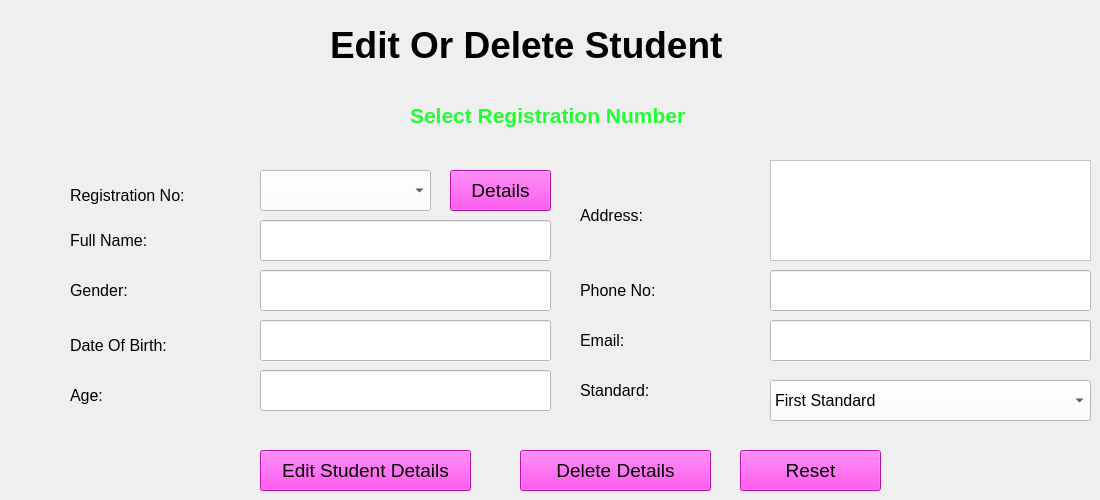
    <widget class="QWidget" name="tab_3">
     <attribute name="title">
      <string>Edit Student</string>
     </attribute>
     <widget class="QLabel" name="label_11">
      <property name="geometry">
       <rect>
        <x>330</x>
        <y>10</y>
        <width>551</width>
        <height>71</height>
       </rect>
      </property>
      <property name="text">
       <string>&lt;html&gt;&lt;head/&gt;&lt;body&gt;&lt;p&gt;&lt;span style=&quot; font-size:28pt; font-weight:600;&quot;&gt;Edit Or Delete Student&lt;/span&gt;&lt;/p&gt;&lt;/body&gt;&lt;/html&gt;</string>
      </property>
     </widget>
     <widget class="QLabel" name="l31">
      <property name="geometry">
       <rect>
        <x>410</x>
        <y>70</y>
        <width>431</width>
        <height>91</height>
       </rect>
      </property>
      <property name="font">
       <font>
        <pointsize>18</pointsize>
       </font>
      </property>
      <property name="styleSheet">
       <string notr="true">
color: rgb(30, 255, 49);</string>
      </property>
      <property name="text">
       <string>&lt;html&gt;&lt;head/&gt;&lt;body&gt;&lt;p&gt;&lt;span style=&quot; font-size:16pt; font-weight:600;&quot;&gt;Select Registration Number&lt;/span&gt;&lt;/p&gt;&lt;/body&gt;&lt;/html&gt;</string>
      </property>
     </widget>
     <widget class="QLabel" name="label_22">
      <property name="geometry">
       <rect>
        <x>70</x>
        <y>180</y>
        <width>181</width>
        <height>31</height>
       </rect>
      </property>
      <property name="text">
       <string>&lt;html&gt;&lt;head/&gt;&lt;body&gt;&lt;p&gt;&lt;span style=&quot; font-size:12pt;&quot;&gt;Registration No:&lt;/span&gt;&lt;/p&gt;&lt;/body&gt;&lt;/html&gt;</string>
      </property>
     </widget>
     <widget class="QLineEdit" name="txt32">
      <property name="geometry">
       <rect>
        <x>260</x>
        <y>220</y>
        <width>291</width>
        <height>41</height>
       </rect>
      </property>
      <property name="font">
       <font>
        <pointsize>12</pointsize>
       </font>
      </property>
      <property name="styleSheet">
       <string notr="true">background-color: rgb(255, 255, 255);</string>
      </property>
      <property name="echoMode">
       <enum>QLineEdit::Normal</enum>
      </property>
     </widget>
     <widget class="QLabel" name="label_23">
      <property name="geometry">
       <rect>
        <x>70</x>
        <y>230</y>
        <width>111</width>
        <height>21</height>
       </rect>
      </property>
      <property name="text">
       <string>&lt;html&gt;&lt;head/&gt;&lt;body&gt;&lt;p&gt;&lt;span style=&quot; font-size:12pt;&quot;&gt;Full Name:&lt;/span&gt;&lt;/p&gt;&lt;/body&gt;&lt;/html&gt;</string>
      </property>
     </widget>
     <widget class="QLabel" name="label_24">
      <property name="geometry">
       <rect>
        <x>70</x>
        <y>280</y>
        <width>81</width>
        <height>21</height>
       </rect>
      </property>
      <property name="text">
       <string>&lt;html&gt;&lt;head/&gt;&lt;body&gt;&lt;p&gt;&lt;span style=&quot; font-size:12pt;&quot;&gt;Gender:&lt;/span&gt;&lt;/p&gt;&lt;/body&gt;&lt;/html&gt;</string>
      </property>
     </widget>
     <widget class="QLabel" name="label_25">
      <property name="geometry">
       <rect>
        <x>70</x>
        <y>330</y>
        <width>141</width>
        <height>31</height>
       </rect>
      </property>
      <property name="text">
       <string>&lt;html&gt;&lt;head/&gt;&lt;body&gt;&lt;p&gt;&lt;span style=&quot; font-size:12pt;&quot;&gt;Date Of Birth:&lt;/span&gt;&lt;/p&gt;&lt;/body&gt;&lt;/html&gt;</string>
      </property>
     </widget>
     <widget class="QLineEdit" name="txt34">
      <property name="geometry">
       <rect>
        <x>260</x>
        <y>320</y>
        <width>291</width>
        <height>41</height>
       </rect>
      </property>
      <property name="font">
       <font>
        <pointsize>12</pointsize>
       </font>
      </property>
      <property name="styleSheet">
       <string notr="true">background-color: rgb(255, 255, 255);</string>
      </property>
      <property name="echoMode">
       <enum>QLineEdit::Normal</enum>
      </property>
     </widget>
     <widget class="QLabel" name="label_26">
      <property name="geometry">
       <rect>
        <x>70</x>
        <y>380</y>
        <width>141</width>
        <height>31</height>
       </rect>
      </property>
      <property name="text">
       <string>&lt;html&gt;&lt;head/&gt;&lt;body&gt;&lt;p&gt;&lt;span style=&quot; font-size:12pt;&quot;&gt;Age:&lt;/span&gt;&lt;/p&gt;&lt;/body&gt;&lt;/html&gt;</string>
      </property>
     </widget>
     <widget class="QLineEdit" name="txt35">
      <property name="geometry">
       <rect>
        <x>260</x>
        <y>370</y>
        <width>291</width>
        <height>41</height>
       </rect>
      </property>
      <property name="font">
       <font>
        <pointsize>12</pointsize>
       </font>
      </property>
      <property name="styleSheet">
       <string notr="true">background-color: rgb(255, 255, 255);</string>
      </property>
      <property name="echoMode">
       <enum>QLineEdit::Normal</enum>
      </property>
     </widget>
     <widget class="QLabel" name="label_27">
      <property name="geometry">
       <rect>
        <x>580</x>
        <y>200</y>
        <width>91</width>
        <height>31</height>
       </rect>
      </property>
      <property name="text">
       <string>&lt;html&gt;&lt;head/&gt;&lt;body&gt;&lt;p&gt;&lt;span style=&quot; font-size:12pt;&quot;&gt;Address:&lt;/span&gt;&lt;/p&gt;&lt;/body&gt;&lt;/html&gt;</string>
      </property>
     </widget>
     <widget class="QTextEdit" name="mtxt31">
      <property name="geometry">
       <rect>
        <x>770</x>
        <y>160</y>
        <width>321</width>
        <height>101</height>
       </rect>
      </property>
      <property name="font">
       <font>
        <pointsize>12</pointsize>
       </font>
      </property>
      <property name="styleSheet">
       <string notr="true">background-color:white;</string>
      </property>
     </widget>
     <widget class="QPushButton" name="b31">
      <property name="geometry">
       <rect>
        <x>450</x>
        <y>170</y>
        <width>101</width>
        <height>41</height>
       </rect>
      </property>
      <property name="font">
       <font>
        <pointsize>14</pointsize>
       </font>
      </property>
      <property name="styleSheet">
       <string notr="true">background-color: rgb(255, 24, 232);f</string>
      </property>
      <property name="text">
       <string>Details</string>
      </property>
     </widget>
     <widget class="QPushButton" name="b33">
      <property name="geometry">
       <rect>
        <x>520</x>
        <y>450</y>
        <width>191</width>
        <height>41</height>
       </rect>
      </property>
      <property name="font">
       <font>
        <pointsize>14</pointsize>
       </font>
      </property>
      <property name="styleSheet">
       <string notr="true">background-color: rgb(255, 24, 232);f</string>
      </property>
      <property name="text">
       <string>Delete Details</string>
      </property>
     </widget>
     <widget class="QLabel" name="label_51">
      <property name="geometry">
       <rect>
        <x>580</x>
        <y>380</y>
        <width>81</width>
        <height>21</height>
       </rect>
      </property>
      <property name="text">
       <string>&lt;html&gt;&lt;head/&gt;&lt;body&gt;&lt;p&gt;&lt;span style=&quot; font-size:12pt;&quot;&gt;Standard:&lt;/span&gt;&lt;/p&gt;&lt;/body&gt;&lt;/html&gt;</string>
      </property>
     </widget>
     <widget class="QLineEdit" name="txt37">
      <property name="geometry">
       <rect>
        <x>770</x>
        <y>320</y>
        <width>321</width>
        <height>41</height>
       </rect>
      </property>
      <property name="font">
       <font>
        <pointsize>12</pointsize>
       </font>
      </property>
      <property name="styleSheet">
       <string notr="true">background-color: rgb(255, 255, 255);</string>
      </property>
      <property name="echoMode">
       <enum>QLineEdit::Normal</enum>
      </property>
     </widget>
     <widget class="QLabel" name="label_30">
      <property name="geometry">
       <rect>
        <x>580</x>
        <y>330</y>
        <width>71</width>
        <height>21</height>
       </rect>
      </property>
      <property name="text">
       <string>&lt;html&gt;&lt;head/&gt;&lt;body&gt;&lt;p&gt;&lt;span style=&quot; font-size:12pt;&quot;&gt;Email:&lt;/span&gt;&lt;/p&gt;&lt;/body&gt;&lt;/html&gt;</string>
      </property>
     </widget>
     <widget class="QLineEdit" name="txt36">
      <property name="geometry">
       <rect>
        <x>770</x>
        <y>270</y>
        <width>321</width>
        <height>41</height>
       </rect>
      </property>
      <property name="font">
       <font>
        <pointsize>12</pointsize>
       </font>
      </property>
      <property name="styleSheet">
       <string notr="true">background-color: rgb(255, 255, 255);</string>
      </property>
      <property name="echoMode">
       <enum>QLineEdit::Normal</enum>
      </property>
     </widget>
     <widget class="QLabel" name="label_29">
      <property name="geometry">
       <rect>
        <x>580</x>
        <y>280</y>
        <width>111</width>
        <height>21</height>
       </rect>
      </property>
      <property name="text">
       <string>&lt;html&gt;&lt;head/&gt;&lt;body&gt;&lt;p&gt;&lt;span style=&quot; font-size:12pt;&quot;&gt;Phone No:&lt;/span&gt;&lt;/p&gt;&lt;/body&gt;&lt;/html&gt;</string>
      </property>
     </widget>
     <widget class="QLineEdit" name="txt33">
      <property name="geometry">
       <rect>
        <x>260</x>
        <y>270</y>
        <width>291</width>
        <height>41</height>
       </rect>
      </property>
      <property name="font">
       <font>
        <pointsize>12</pointsize>
       </font>
      </property>
      <property name="styleSheet">
       <string notr="true">background-color: rgb(255, 255, 255);</string>
      </property>
      <property name="echoMode">
       <enum>QLineEdit::Normal</enum>
      </property>
     </widget>
     <widget class="QComboBox" name="cmb32">
      <property name="geometry">
       <rect>
        <x>770</x>
        <y>380</y>
        <width>321</width>
        <height>41</height>
       </rect>
      </property>
      <property name="font">
       <font>
        <pointsize>12</pointsize>
       </font>
      </property>
      <property name="styleSheet">
       <string notr="true">background-color: rgb(255, 255, 255);</string>
      </property>
      <item>
       <property name="text">
        <string>First Standard</string>
       </property>
      </item>
      <item>
       <property name="text">
        <string>Second Standard</string>
       </property>
      </item>
      <item>
       <property name="text">
        <string>Third Standard</string>
       </property>
      </item>
      <item>
       <property name="text">
        <string>Fourth Standard</string>
       </property>
      </item>
      <item>
       <property name="text">
        <string>Fifth Standard</string>
       </property>
      </item>
      <item>
       <property name="text">
        <string>Sixth Standard</string>
       </property>
      </item>
      <item>
       <property name="text">
        <string>Seventh Standard</string>
       </property>
      </item>
      <item>
       <property name="text">
        <string>Eighth Standard</string>
       </property>
      </item>
      <item>
       <property name="text">
        <string>Ninth Standard</string>
       </property>
      </item>
      <item>
       <property name="text">
        <string>Tenth Standard</string>
       </property>
      </item>
      <item>
       <property name="text">
        <string>11th Standard</string>
       </property>
      </item>
      <item>
       <property name="text">
        <string>12th Standard</string>
       </property>
      </item>
     </widget>
     <widget class="QPushButton" name="b32">
      <property name="geometry">
       <rect>
        <x>260</x>
        <y>450</y>
        <width>211</width>
        <height>41</height>
       </rect>
      </property>
      <property name="font">
       <font>
        <pointsize>14</pointsize>
       </font>
      </property>
      <property name="styleSheet">
       <string notr="true">background-color: rgb(255, 24, 232);f</string>
      </property>
      <property name="text">
       <string>Edit Student Details</string>
      </property>
     </widget>
     <widget class="QPushButton" name="b34">
      <property name="geometry">
       <rect>
        <x>740</x>
        <y>450</y>
        <width>141</width>
        <height>41</height>
       </rect>
      </property>
      <property name="font">
       <font>
        <pointsize>14</pointsize>
       </font>
      </property>
      <property name="styleSheet">
       <string notr="true">background-color: rgb(255, 24, 232);f</string>
      </property>
      <property name="text">
       <string>Reset</string>
      </property>
     </widget>
     <widget class="QComboBox" name="txt31">
      <property name="geometry">
       <rect>
        <x>260</x>
        <y>170</y>
        <width>171</width>
        <height>41</height>
       </rect>
      </property>
      <property name="font">
       <font>
        <pointsize>12</pointsize>
       </font>
      </property>
      <property name="styleSheet">
       <string notr="true">background-color: rgb(255, 255, 255);</string>
      </property>
     </widget>
    </widget>
